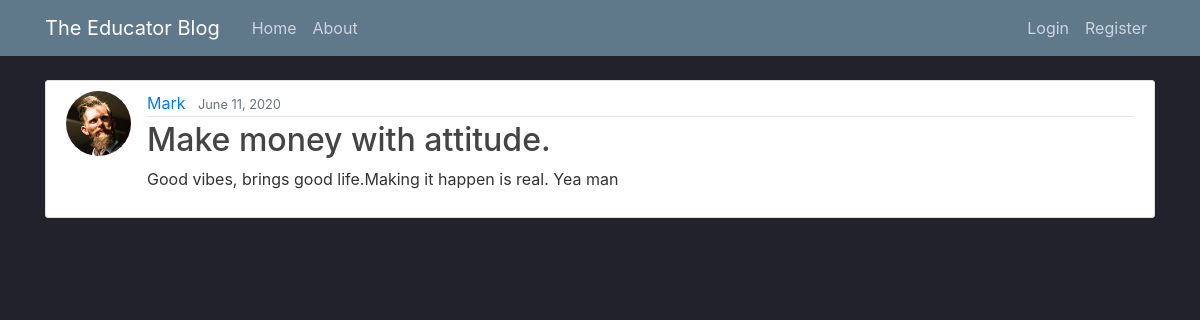
Screenshot of /post/3/ with the database file from the repository.
### blog/models.py (models this page shows, shortened)
class Post(models.Model):
    title = models.CharField(max_length=100)
    content = models.TextField()
    date_posted = models.DateTimeField(default=timezone.now)
    author = models.ForeignKey(User, on_delete=models.CASCADE)

### users/models.py (models this page shows, shortened)
class Profile(models.Model):
    user = models.OneToOneField(User, on_delete=models.CASCADE)
    image = models.ImageField(default='default.jpg', upload_to='profile_pics')

### blog/views.py (the view)
# urls.py: path('post/<int:pk>/', PostDetailView.as_view(), name='post-detail'),
class PostDetailView(DetailView):
    model = Post

### blog/templates/blog/post_detail.html (shortened to what this page needs)
{% extends "blog/base.html" %}
{% block content %}
<article class="media content-section">
    <img class="rounded-circle article-img" src="{{ object.author.profile.image.url }}">
    <div class="media-body">
        <div class="article-metadata">
            <a class="mr-2" href="#">{{ object.author }}</a>
            <small class="text-muted">{{ object.date_posted|date:"F d, Y" }}</small>
        </div>
        <h2 class="article-title">{{ object.title }}</h2>
        <p class="article-content">{{ object.content }}</p>
    </div>
</article>
{% endblock content %}

### blog/static/blog/main.css (style rules this page uses)
body { background: #22222D; color: #333333; margin-top: 5rem; }
h1, h2, h3, h4, h5, h6 { color: #444444; }
.content-section { background: #ffffff; padding: 10px 20px; border: 1px solid #dddddd; border-radius: 3px; margin-bottom: 20px; }
.article-title { color: #444444; }
.article-content { white-space: pre-line; }
.article-img { height: 65px; width: 65px; margin-right: 16px; }
.article-metadata { padding-bottom: 1px; margin-bottom: 4px; border-bottom: 1px solid #e3e3e3 }

### rows the page displays
Post: author.profile.image (picture), author "Mark", date_posted "June 11, 2020", title "Make money with attitude.", content "Good vibes, brings good life.Making it happen is real. Yea man"
